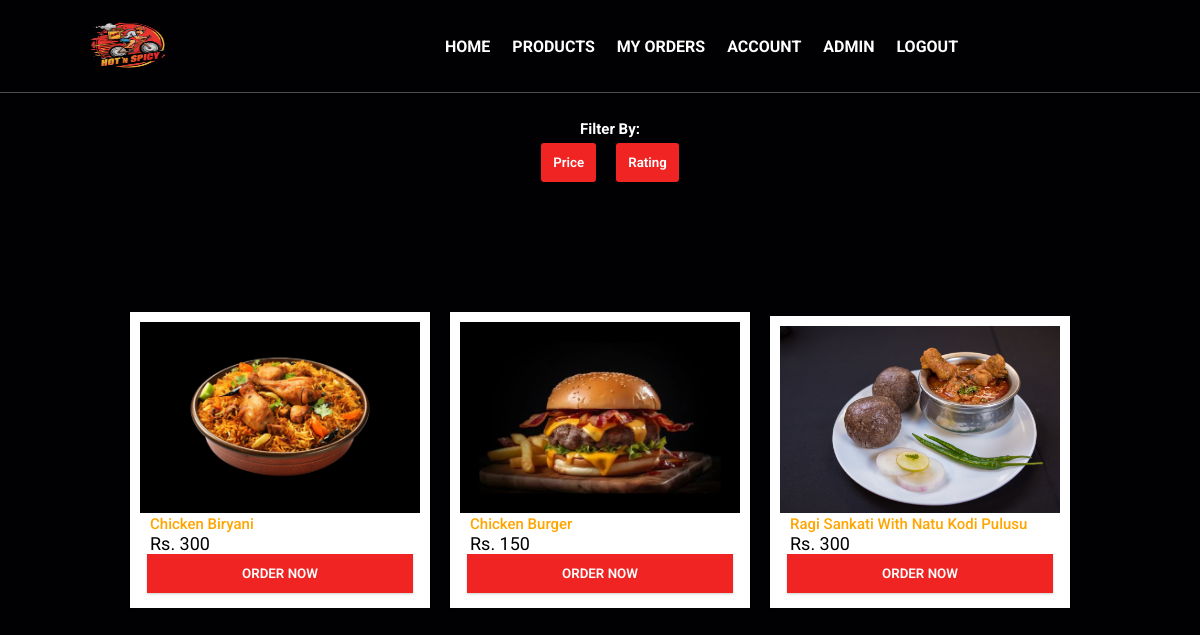
Page /menu (signed in) on the committed database.
### tables this page shows
CREATE TABLE Food
    (
        food_no          INTEGER PRIMARY KEY AUTOINCREMENT ,
        food_image       VARCHAR(300) ,
        food_price       int,
        food_title       VARCHAR (100) ,
        food_description VARCHAR (500) ,
        admin_id         int NOT NULL,
        FOREIGN KEY (ADMIN_ID) REFERENCES ADMIN(ADMIN_ID)
    );

### app.py (the view)
@app.route('/menu')
def menu():
    if "Useremail" and "Userpassword" in session:
        foods = db.returnFoods()
        foods = foods.fetchall()
        foodnosAndRates = db.returnAllReviewsRatesAndFood_nos()
        foodnosAndRates = foodnosAndRates.fetchall()
        return render_template("menu.html", foods=foods, foodnosAndRates=foodnosAndRates)
    return redirect(url_for('login'))

### database.py (called while the page is built)
    @ staticmethod
    def returnFoods():
        connection = s.connect("foodSystem.db")
        cursor = connection.cursor()
        foods = cursor.execute("SELECT * from Food")
        return foods

    @staticmethod
    def returnAllReviewsRatesAndFood_nos():
        connection = s.connect("foodSystem.db")
        cursor = connection.cursor()
        reviews = cursor.execute(f'''
            SELECT f.food_no, avg(r.review_rate), count(*) from Reviews r
            inner join Ordered o
            on o.Order_Id = r.Order_Id
            INNER join Customers c
            on o.customer_id = c.customer_id
            inner join Food f
            on o.food_no = f.food_no
            GROUP by f.food_no
        ''')
        return reviews

### templates/menu.html (shortened to what this page needs)
{% extends 'base.html' %}
{% block body %}
<div class="filter">
    <div class="filterLabel">
        <h2 style="color: white;">Filter By: </h2>
    </div>
    <div class="filterOptions">
        <div class="filterPrice">
            <a href="/menu/filterByPrice"><button style="background-color: #f12424; color: white;">Price</button></a>
        </div>
        <div class="filterRating">
            <a href="/menu/filterByRating"><button style="background-color: #f12424; color: white;">Rating</button></a>
        </div>
    </div>
</div>
    <div class="orders">
        {% for  i in range(foods|length) %}
        <div class="orderCard">
            <div class="orderImage">
                <img src="/static/images/{{ foods[i][1] }}" alt="">
            </div>
            <div class="orderTitle">
                <h2>{{ foods[i][3] }}</h2>
            </div>
            <div class="orderPrice">
                <p>Rs. {{ foods[i][2] }}</p>
            </div>
            <div class="orderButton">
                <a href="/menu/{{ foods[i][0] }}"><button>ORDER NOW</button></a>
            </div>
        </div>
        {% endfor %}
    </div>
{% endblock body %}

### static/css/style.css (style rules this page uses)
:root { --main-color: #f12424; --black: #13131a; --bg: #010103; --border: .1rem solid rgba(255, 255, 255, .3); }
* { margin: 0; padding: 0; font-family:'Roboto', sans-serif; outline: none; border:none; box-sizing: border-box; text-decoration: none; text-transform: capitalize; transition: .2s linear; }
html { font-size: 62.5%; overflow-x: hidden; scroll-padding-top: 9rem; scroll-behavior: smooth; }
body { background: var(--bg); }
.filter { margin-left: 20px; }
.filterPrice button, .filterRating button { padding: 7px; font-weight: 600; margin-top: 5px; padding: 12px; border-radius: 3px; border: none; cursor: pointer; background-color: white; }
.orders { display: flex; justify-content: center; flex-direction: row; flex-wrap: wrap; align-items:flex-end; margin-top: 10%; }
.orderCard { margin: 10px; width: 25%; padding: 10px; display: flex; flex-direction: column; background-color: white; box-shadow: 0 1px 2px rgba(0, 0, 0, 0.2); }
.orderImage img { width: 100%; }
.orderTitle h2 { margin-left: 10px; color: orange; font-weight:500; }
.orderPrice { font-weight:400; font-size: large; margin-left: 10px; }
.orderButton { text-align: center; margin-bottom: 5px; }
.orderButton a button { font-weight: 600; padding: 12px; width: 95%; border: none; cursor: pointer; color: white; background-color: #f12424; box-shadow: 0 1px 2px rgba(0, 0, 0, 0.2); }

### templates/menu.html (style rules this page uses)
.filter { color: white; margin-top: 10%; }
.filterLabel { text-align: center; }
.filterOptions { display: flex; justify-content: center; }
.filterPrice, .filterRating { margin: 0 10px; }

### rows in the picture
Food: food_image (picture), food_title "Chicken Biryani", food_price "300"
Food: food_image (picture), food_title "Chicken Burger", food_price "150"
Food: food_image (picture), food_title "Ragi Sankati With Natu Kodi Pulusu", food_price "300"
